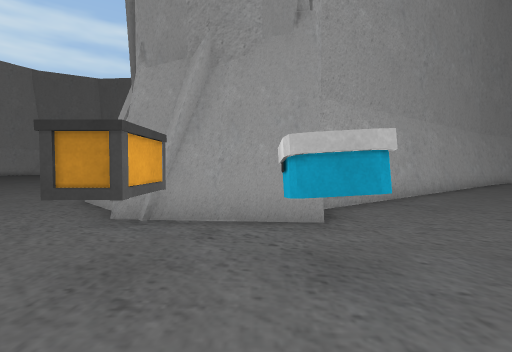
[1] (above)

23 first-person views from a walk through a scene from a Unity 3-D project. The camera is 1.4 m above the floor, tilts 2° down and sees 85° across. The floor is counted in squares, 1.8 m on a side. Each view is taken from the middle of a square. On the plan, view 1 faces up. The plan holds only what a view shows up to about 10 squares ahead; the rest is blank. The place goes on beyond the plan. The player is left out. Some animated figures are left out. Some surface patterns are stand-ins.

[2]
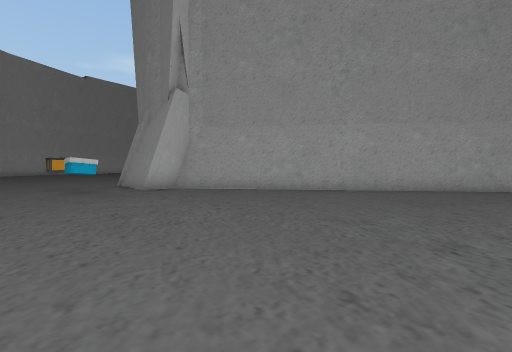

[3]
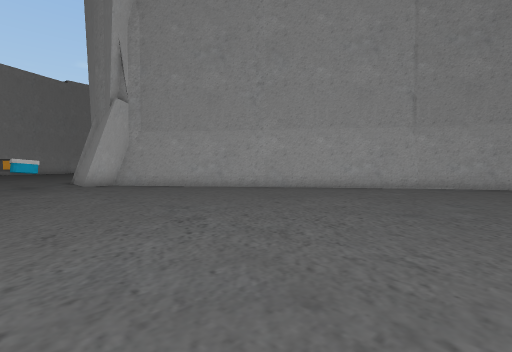

[4]
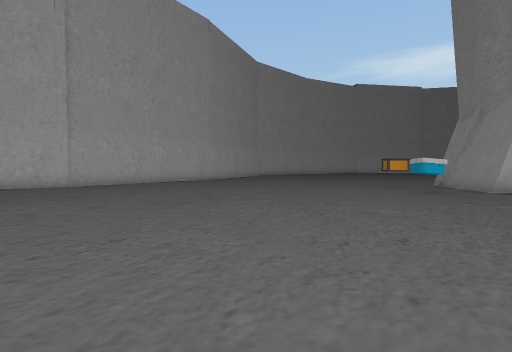

[5]
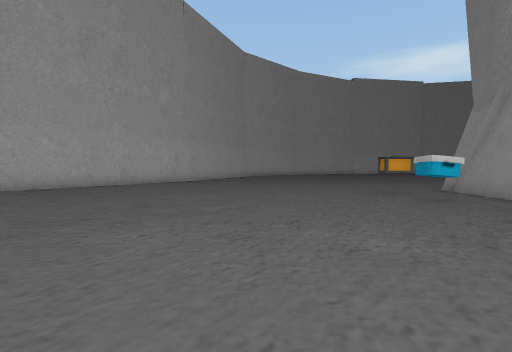

[6]
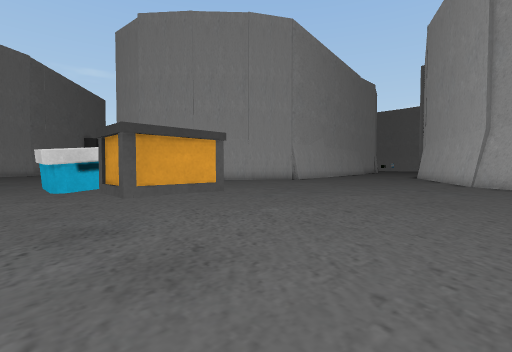

[7]
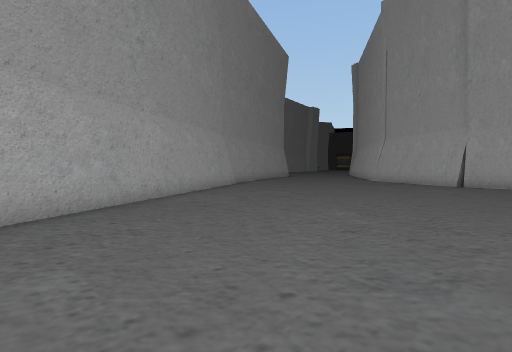

[8]
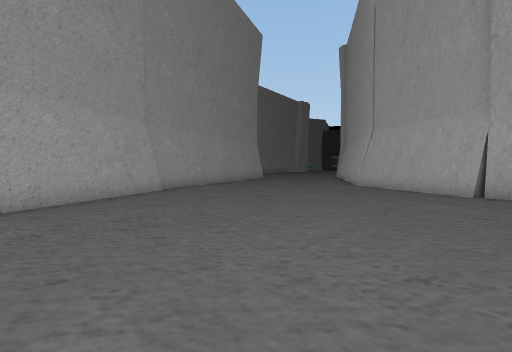

[9]
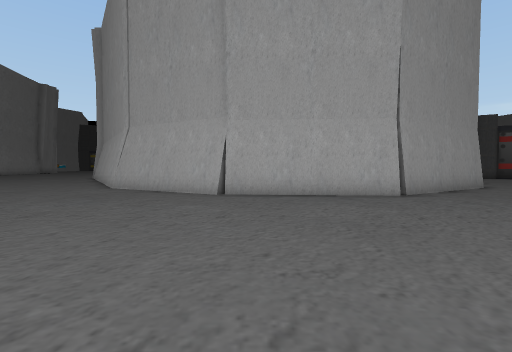

[10]
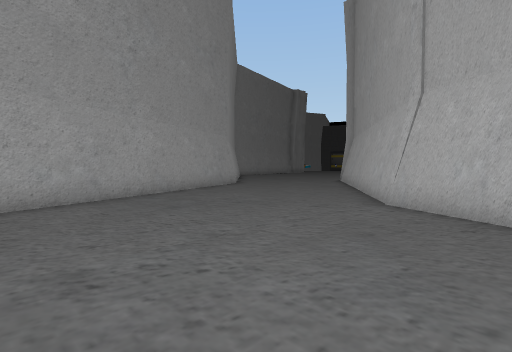

[11]
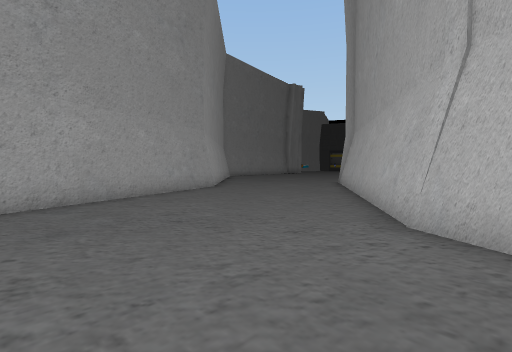

[12]
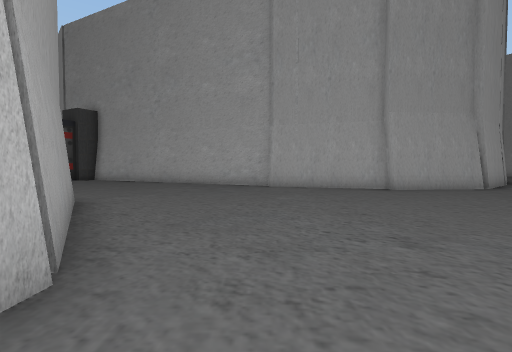

[13]
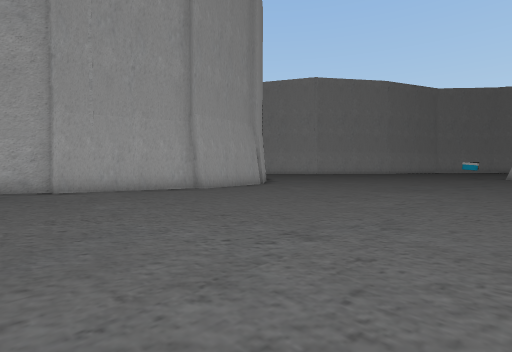

[14]
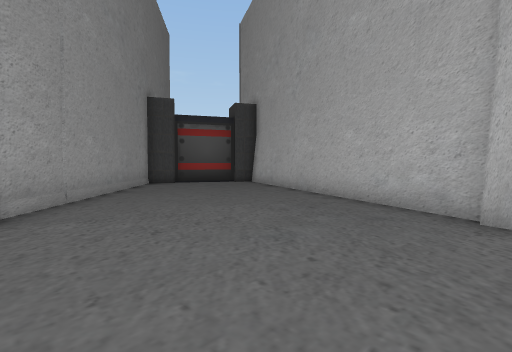

[15]
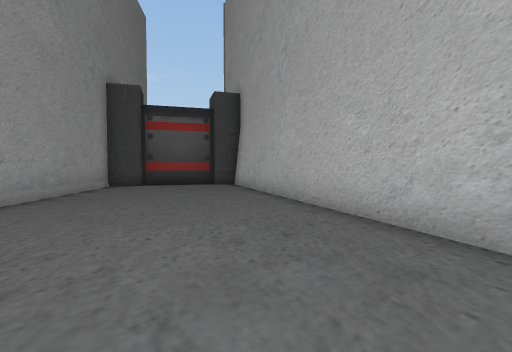

[16]
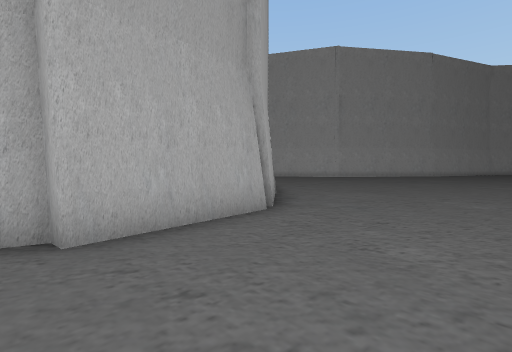

[17]
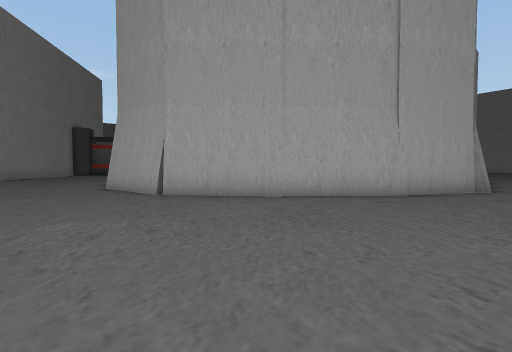

[18]
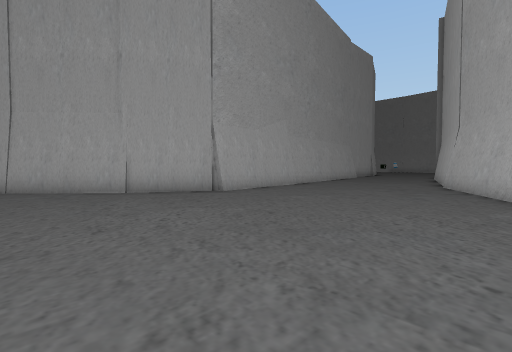

[19]
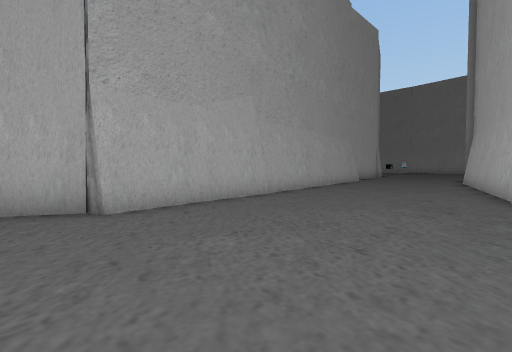

[20]
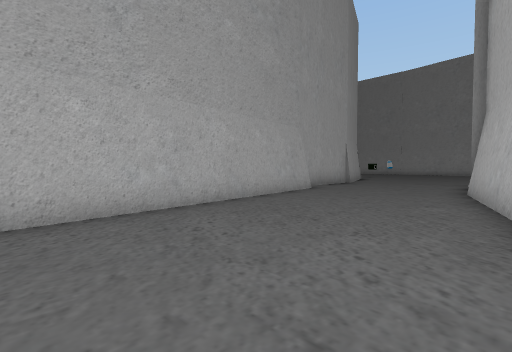

[21]
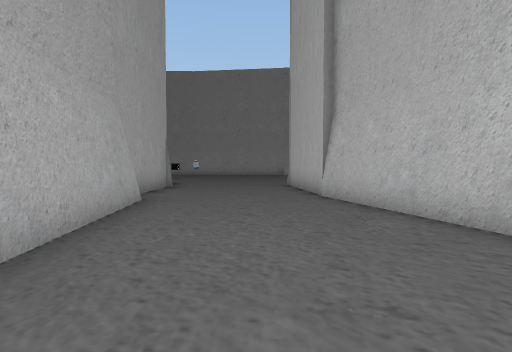

[22]
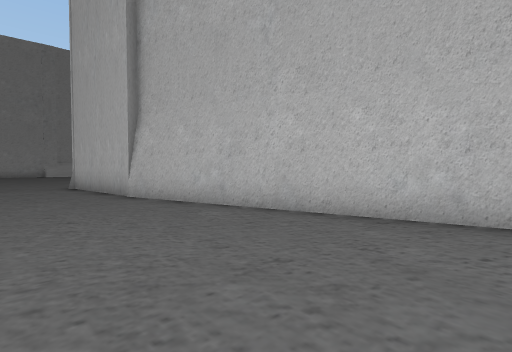

[23]
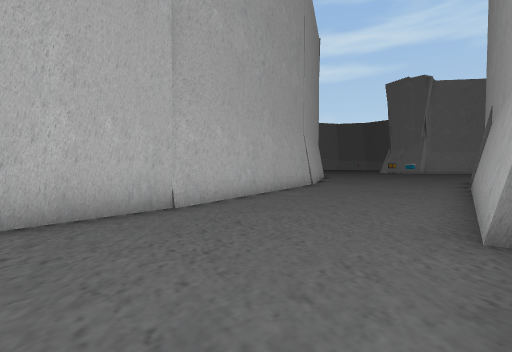

### Floor plan
Points are (right, up) in squares from view 1. A wall is a line through its corners. A room is listed if a view was taken in it or the views show most of it. See-through windows are left out.
Room 1 (views 1, 2, 3, 4, 5, 6, 7, 8, 9, 10, 11, 12, 13, 14, 15, 16, 17, 18, 19, 20, 21, 22, 23)
walls: (10.6, -5.6) (13.1, -3.5) (16.5, -3.2) (16.5, -3.5) (20.5, -4.8); (8.3, -8.2) (11, -5.2); (20.4, -5) (28.3, -9); (1, 3.9) (-2.1, 4.2); (10.1, 12) (1.1, 5.1) (1, 4.1) (-1.3, 4.3) (-1.7, 3.9); (25.1, -0.2) (22.4, 4.2) (22.7, 8.9); (23, 8.8) (22.8, 9) (25, 13.1) (30.5, 16.7); (-1.1, -10.7) (-0.5, -11.8); (-3.1, -8.9) (-1.6, -10); (0.3, -13.2) (2.2, -17); (18.2, 16.7) (10, 12); (30.5, -4) (25.5, -0.2); (2.2, -17.1) (4.2, -24.5); (8.8, -23.5) (6.9, -10.4) (7.2, -10.4) (8.5, -8.1); (26.7, 20.5) (18.3, 17); (4.2, -24.4) (4.6, -27.5); (9.3, -27) (9.3, -24.4)
objects: crate (-1, 2); other object (0, 2) to (1, 2)

Positions as (right, up) in squares from view 1, and headings:
1: (0, 0), facing up
2: (10, 0), facing up-left
3: (13, 1), facing up-left
4: (9, -3), facing left
5: (7, -2), facing left
6: (-3, 3), facing down-right
7: (10, 7), facing up-right
8: (14, 8), facing up-right
9: (15, 8), facing right
10: (19, 11), facing up-right
11: (21, 12), facing up-right
12: (21, 6), facing down
13: (22, 5), facing down-left
14: (20, 0), facing down-right
15: (21, -2), facing down-right
16: (17, 0), facing down-left
17: (6, 0), facing down-right
18: (0, -5), facing down-right
19: (2, -9), facing down-right
20: (3, -15), facing down-right
21: (6, -17), facing down
22: (7, -17), facing down-left
23: (9, -27), facing up-left
